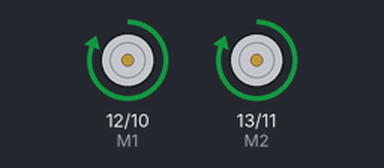
The sketch below on a simulated Arduino Uno, built with avr-gcc and run on an emulated ATmega328P. Shown: direction and speed pins drawn as motors (green arrow = direction pin HIGH = forward, orange = LOW = backward, longer = more drive).

Above: at 2.0 s.
At 4.6 s:
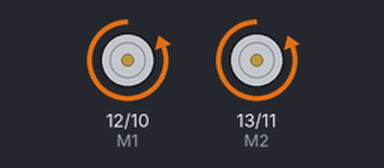
Timing chart, 0 to 6.7 s (numbered marks = the images above):
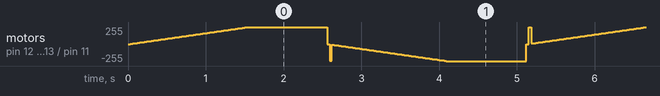

The sketch:

Motors.ino
```cpp
int value;

// M => direction - E => intensity
int E1 = 10;
int M1 = 12;
int E2 =11;
int M2 = 13;

void setup() {

  pinMode(M1, OUTPUT);
  pinMode(M2, OUTPUT);
  pinMode(E1, OUTPUT);
  pinMode(E2, OUTPUT);

}

void loop() {

  // turn on and go to maximum in turn
  for(value = 0 ; value <= 255; value+=5) {
    digitalWrite(M1,HIGH);
    digitalWrite(M2, HIGH);
    analogWrite(E1, value);
    analogWrite(E2, value);
    delay(30);
  }

  delay(1000);

  for(value = 0 ; value <= 255; value+=5) {
    digitalWrite(M1,LOW);
    digitalWrite(M2, LOW);
    analogWrite(E1, value);
    analogWrite(E2, value);
    delay(30);
  }

  delay(1000);
}
```

Measured:
- by itself, motor on pin 12 (M1) / pin 10 (E1), motor on pin 13 (M2) / pin 11 (E2): moves between backward 255/255 and forward 255/255, repeating every 5.1 s
